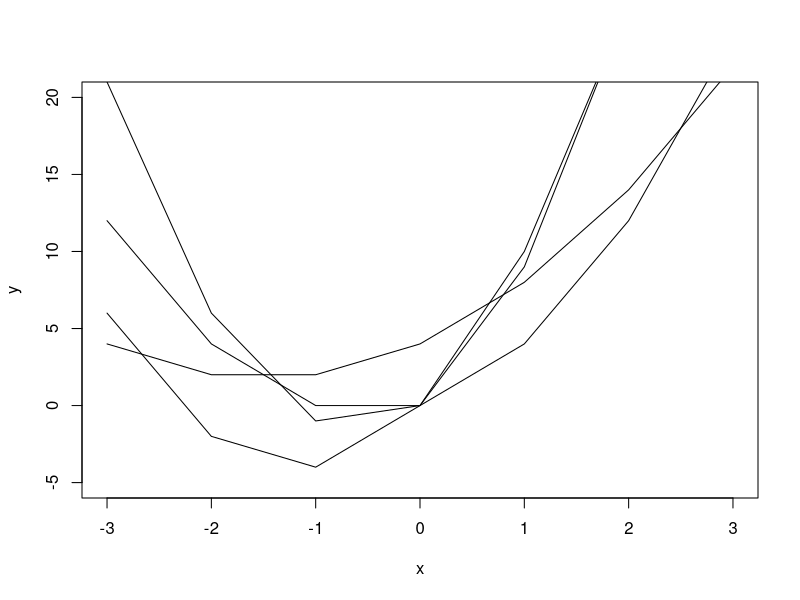

Generate this figure with R:
## ---- chunk 1
quad <- function(x,a=0,b=0,c=0){
 return(a*x^2+b*x+c) 
}
x <- c(-3,-2,-1,0,1,2,3)
y <- quad(x,1,3,4)
plot(x,y,'l',ylim=c(-5,20))
y4 <- quad(x,a=3,b=7)
y2 <- quad(x,a=2,b=2)
y3 <- quad(x,a=4,b=5)
lines(x,y2,'l')
lines(x,y3,'l')
lines(x,y4,'l')
